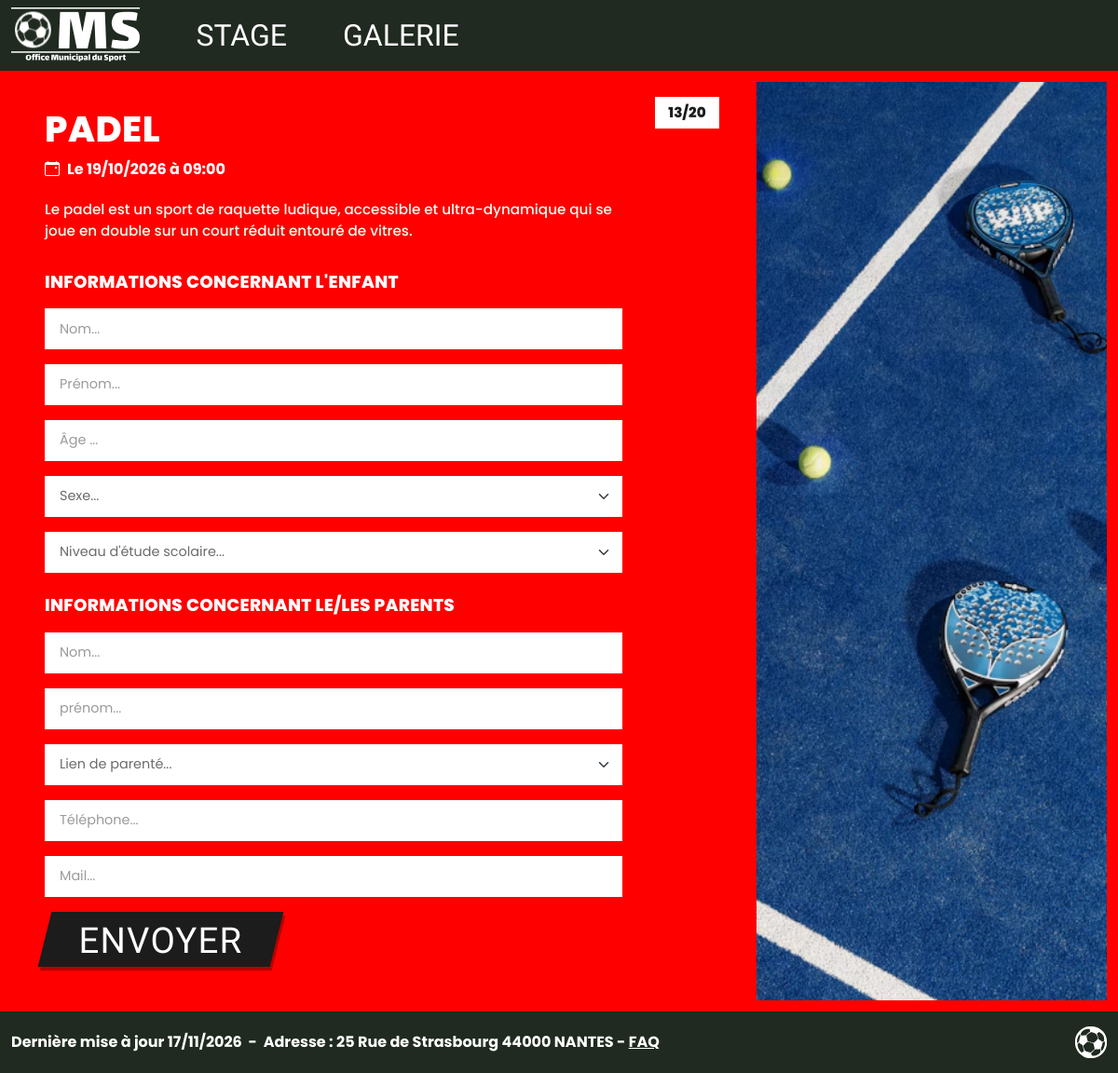
The app's page /Formulaire_inscription.php?id_stage=1 with its own data.
### tables this page shows
CREATE TABLE stage (
    id_stage      INTEGER     NOT NULL AUTO_INCREMENT,
    intitule      VARCHAR(100),
    type_activite VARCHAR(100),
    niveau_etude  VARCHAR(100),
    description   VARCHAR(255),
    nb_inscrits   INTEGER,
    nb_places     INTEGER,
    image_path    VARCHAR(255) COMMENT 'Chemin de l''image du stage (colonne simple, pas de FK)',
    date_stage    DATE            COMMENT 'Date du stage (affichée par le PHP)',
    heure_stage   TIME            COMMENT 'Heure du stage (affichée par le PHP)',
    PRIMARY KEY (id_stage)
);

### public/Formulaire_inscription.php (the view, shortened to what this page needs)
<!DOCTYPE html>
<?php
$stage = null;
$erreurChargement = '';
$idStage = filter_input(INPUT_GET, 'id_stage', FILTER_VALIDATE_INT);
if ($idStage === false || $idStage === null || $idStage < 1) {
  http_response_code(400);
  $erreurChargement = 'Identifiant de stage invalide.';
} else {
  try {
    $pdo = new PDO(
      'mysql:host=localhost;dbname=ciel2627-b2;charset=utf8mb4',
      'ciel2627-b2', 'jtWccys1j0%l$6NJ',
      [PDO::ATTR_ERRMODE => PDO::ERRMODE_EXCEPTION]
    );
    $requete = $pdo->prepare('SELECT * FROM stage WHERE id_stage = ?');
    $requete->execute([$idStage]);
    $stage = $requete->fetch(PDO::FETCH_ASSOC) ?: null;
  } catch (PDOException $e) {
    http_response_code(500);
    $erreurChargement = 'Impossible de charger les informations du stage.';
    error_log($e->getMessage());
  }
}
$intitule = (string) ($stage['intitule'] ?? 'Stage');
$description = (string) ($stage['description'] ?? '');
$image = (string) ($stage['image_path'] ?? '');
$nbInscrits = max(0, (int) ($stage['nb_inscrits'] ?? 0));
$nbPlaces = max(0, (int) ($stage['nb_places'] ?? 0));
$stageComplet = $nbInscrits >= $nbPlaces;
$dateStage = DateTimeImmutable::createFromFormat('!Y-m-d', (string) ($stage['date_stage'] ?? ''));
$dateAffichee = $dateStage ? $dateStage->format('d/m/Y') : '';
$heureAffichee = substr((string) ($stage['heure_stage'] ?? ''), 0, 5);
$horaire = $dateAffichee !== '' ? 'Le ' . $dateAffichee : '';
if ($heureAffichee !== '') {
  $horaire .= ($horaire !== '' ? ' à ' : 'À ') . $heureAffichee;
}
$typeActivite = str_replace('-', ' ', strtolower((string) ($stage['type_activite'] ?? '')));
$classeCouleur = str_contains($typeActivite, 'mer')
  ? 'oms-theme-blue'
  : (str_contains($typeActivite, 'plein air') ? 'oms-theme-green' : 'oms-theme-red');
?>
<html lang="fr">
<head>
  <link href="https://cdn.jsdelivr.net/npm/bootstrap@5.3.3/dist/css/bootstrap.min.css" rel="stylesheet">
  <link rel="stylesheet" href="https://cdn.jsdelivr.net/npm/bootstrap-icons@1.11.3/font/bootstrap-icons.css">
  <link rel="stylesheet" href="../CSS/formulaire_inscription.css?v=<?= filemtime(__DIR__ . '/../CSS/formulaire_inscription.css') ?>">
</head>
<body>
  <header class="oms-header">
    <div class="container-fluid">
      <div class="row align-items-center py-2">
        <div class="col-auto logo">
          <a href="index.php" aria-label="Retour à l'accueil">
            <img src="../Annexes/Images/logo_OMS.svg" alt="Logo OMS - Office Municipal du Sport">
          </a>
        </div>
        <div class="col d-flex justify-content-center justify-content-lg-start ps-lg-5">
          <nav class="oms-nav" aria-label="Navigation principale">
            <a href="stage.php">STAGE</a>
            <a href="galerie.php">GALERIE</a>
          </nav>
        </div>
      </div>
    </div>
  </header>
  <?php if ($stage === null): ?>
  <main class="oms-main position-relative">
    <div class="container py-5">
      <p role="alert"><?= htmlspecialchars($erreurChargement, ENT_QUOTES, 'UTF-8') ?></p>
      <a href="stage.php">Retour à la liste des stages</a>
    </div>
  </main>
  <?php else: ?>
  <main class="oms-main position-relative <?= $classeCouleur ?>">
    <div class="container-fluid px-0">
      <div class="row g-0">
        <div class="col-lg-8 oms-green-panel <?= $classeCouleur ?>">
          <span class="oms-badge" aria-label="<?= $nbInscrits ?> inscrits sur <?= $nbPlaces ?> places"><?= $nbInscrits ?>/<?= $nbPlaces ?></span>
          <h1 class="oms-title"><?= htmlspecialchars(strtoupper($intitule), ENT_QUOTES, 'UTF-8') ?></h1>
          <?php if ($horaire !== ''): ?>
            <p class="oms-schedule"><i class="bi bi-calendar-event" aria-hidden="true"></i> <?= htmlspecialchars($horaire, ENT_QUOTES, 'UTF-8') ?></p>
          <?php endif; ?>
          <p class="oms-description"><?= htmlspecialchars($description, ENT_QUOTES, 'UTF-8') ?></p>
          <?php if ($stageComplet): ?>
            <p class="alert alert-light" role="status">Ce stage est complet, les inscriptions sont fermées.</p>
          <?php else: ?>
          <form action="inscription.php"  method="post" class="oms-form">
            <h2 class="oms-section-title">Informations concernant l'enfant</h2>
            <div class="mb-3">
              <input type="text" class="form-control oms-input" name = "nom_enfant" placeholder="Nom..." minlength="2" maxlength="50" required>
            </div>
            <div class="mb-3">
              <input type="text" class="form-control oms-input" name = "prenom_enfant" placeholder="Prénom..." minlength="2" maxlength="50" required>
            </div>
            <div class="mb-3">
              <input type="text" class="form-control oms-input" name = "age" placeholder="Âge ..." minlength="1" maxlength="3" oninput="this.value = this.value.replace(/[^0-9]/g, '')" required>
            </div>
            <div class="mb-3">
                <select class="form-select oms-input" name = "sexe" required>
                    <option value="" disabled selected>Sexe...</option>
                </select>
            </div>
            <div class="mb-4">
              <select class="form-select oms-input" name = "niveau_d_etude" required>
                    <option value="" disabled selected>Niveau d'étude scolaire...</option>
                </select>
            </div>
            <h2 class="oms-section-title">Informations concernant le/les parents</h2>
            <div class="mb-3">
              <input type="text" class="form-control oms-input" name = "nom_parent" placeholder="Nom..." minlength="2" maxlength="25" required>
            </div>
             <div class="mb-3">
              <input type="text" class="form-control oms-input" name = "prenom_parent" placeholder="prénom..." minlength="2" maxlength="25" required>
            </div>
            <div class="mb-3">
                <select class="form-select oms-input" name = "lien_parente" required>
                    <option value="" disabled selected>Lien de parenté...</option>
                </select>
            </div>
            <div class="mb-3">
              <input type="text" name = "num_tel" class="form-control oms-input" inputmode="numeric" pattern="[0-9]*" title="Numéro à 10 chiffres" placeholder="Téléphone..." maxlength="10" oninput="this.value = this.value.replace(/[^0-9]/g, '')" required>
            </div>
            <div class="mb-3">
                <input type="email" class="form-control oms-input" placeholder="Mail..." name = "mail" maxlength="50" required />
            </div>
            <button type="submit" class="oms-submit-button"><span>Envoyer</span></button>
          </form>
          <?php endif; ?>
        </div>
        <div class="col-lg-4 oms-image-panel">
          <?php if ($image !== ''): ?>
            <img src="<?= htmlspecialchars($image, ENT_QUOTES, 'UTF-8') ?>" alt="<?= htmlspecialchars($intitule, ENT_QUOTES, 'UTF-8') ?>">
          <?php endif; ?>
        </div>
      </div>
    </div>
  </main>
  <?php endif; ?>
  <footer class="oms-footer py-3">
    <div class="container-fluid d-flex flex-wrap justify-content-between align-items-center gap-2">
      <p>Dernière mise à jour 17/11/2026&nbsp;&nbsp;-&nbsp;&nbsp;Adresse&nbsp;: 25 Rue de Strasbourg 44000 NANTES - <a href="FAQ.php">FAQ</a></p>
      <img src="../Annexes/Images/logo_ball_oms.svg" alt="" class="ball-icon">
    </div>
  </footer>
</body>
</html>

### CSS/formulaire_inscription.css (style rules this page uses)
:root { --oms-dark: #1c1c1c; --oms-green: #1c8a4d; --oms-green-dark: #157a42; --oms-court-blue: #2454a6; --oms-court-blue-dark: #1c3f80; --oms-ball: #d7e84a; }
html, body { min-height: 100%; }
body { font-family: 'Poppins', sans-serif; background-color: #ffffff; color: var(--oms-dark); min-height: 100vh; display: flex; flex-direction: column; }
.oms-header { background-color: #202a20; }
.oms-header .logo img { height: 60px; width: auto; }
.oms-nav { display: flex; gap: 60px; }
.oms-nav a { color: #ffffff; font-family: 'Lalezar', sans-serif; font-size: 2rem; text-decoration: none; }
.oms-main { flex: 1 0 auto; display: flex; min-height: 0; background-color: var(--oms-form-accent); --oms-form-accent: var(--oms-green); }
.oms-main.oms-theme-red, .oms-green-panel.oms-theme-red { --oms-form-accent: #ff0000; background-color: #ff0000; }
.oms-main.oms-theme-red .oms-image-panel::after { border-color: #ff0000; }
.oms-main > .container-fluid, .oms-main .row { flex: 1; }
.oms-main .row { min-height: 100%; }
.oms-green-panel { background-color: var(--oms-form-accent); color: #ffffff; padding: 2.5rem 3rem 3rem 3rem; position: relative; min-height: 100%; }
.oms-badge { position: absolute; top: 1.75rem; right: 1.75rem; background-color: #ffffff; color: var(--oms-dark); font-weight: 800; font-size: 0.95rem; padding: 0.35rem 0.9rem; border-radius: 0; }
.oms-title { font-weight: 800; font-size: 2.4rem; margin-bottom: 0.75rem; letter-spacing: 0.5px; }
.oms-description { max-width: 620px; font-size: 0.95rem; font-weight: 500; margin-bottom: 2rem; color: #eafff0; }
.oms-schedule { display: flex; align-items: center; gap: 0.5rem; max-width: 620px; margin: -0.25rem 0 1.25rem; font-weight: 700; }
.oms-section-title { font-weight: 800; font-size: 1.15rem; text-transform: uppercase; margin-bottom: 1.1rem; letter-spacing: 0.3px; }
.oms-input { background-color: #ffffff; border: none; border-radius: 0; padding: 0.7rem 1rem; font-size: 0.9rem; color: #6b6b6b; max-width: 620px; }
.oms-input::placeholder { color: #9a9a9a; }
.oms-submit-button { display: inline-block; border: 0; border-radius: 0; background-color: var(--oms-dark); color: #ffffff; cursor: pointer; font-family: 'Lalezar', sans-serif; font-size: 2.4rem; line-height: 1.1; letter-spacing: 0.03em; text-transform: uppercase; padding: 0.6rem 2.3rem 0.45rem; transform: skewX(-14deg); box-shadow: 3px 4px 0 rgba(0, 0, 0, 0.28); }
.oms-submit-button > span { display: inline-block; transform: skewX(14deg); }
.oms-image-panel { min-height: 100%; position: relative; overflow: hidden; }
.oms-image-panel img { position: absolute; inset: 0; display: block; width: 100%; height: 100%; object-fit: cover; object-position: center; z-index: 1; }
.oms-image-panel::after { content: ""; position: absolute; inset: 0px; border: 12px solid var(--oms-form-accent); pointer-events: none; z-index: 2; }
.oms-footer { background-color: #202a20; color: #ffffff; }
.oms-footer p { font-weight: 700; margin: 0; }
.oms-footer a { color: #ffffff; font-weight: 700; }
.oms-footer .ball-icon { height: 34px; width: auto; }

### records on screen
stage: nb_inscrits "13", nb_places "20", intitule "PADEL", horaire "Le 19/10/2026 à 09:00", description "Le padel est un sport de raquette ludique, accessible et ultra-dynamique qui se joue en double sur un court réduit entouré de vitres.", image_path+intitule (picture)
